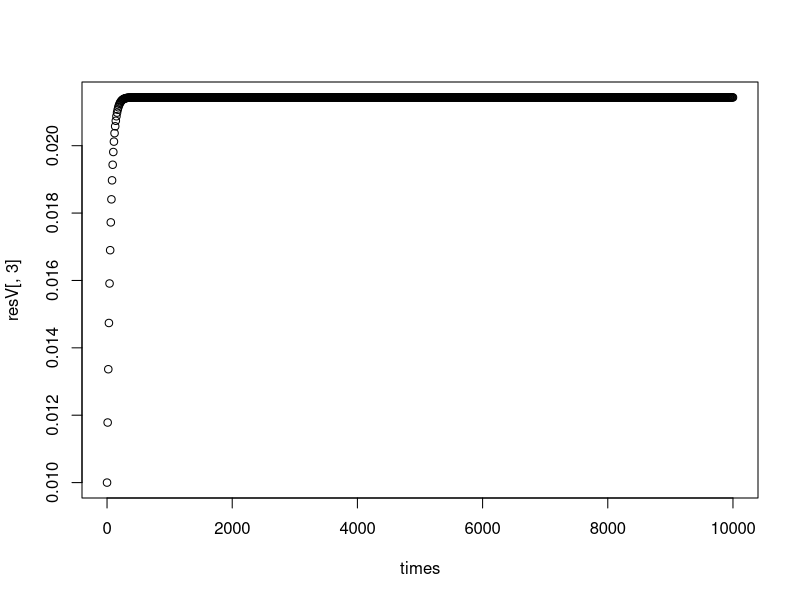

Here is the R script that generated this plot:
## ---- chunk 1
knitr::opts_chunk$set(echo = TRUE)
library(deSolve)
## ---- chunk 2
# initial vars
V0 = 0.01

# set parameters
p_Am =  10 
E_G   = 28
v     = 0.02
p_M   = 18
f     = 0.5
## ---- chunk 3
state <- c(res = f*p_Am/v*V0,
           V   = V0)
## ---- chunk 4
times <- seq(0,10000,length = 1000)
## ---- chunk 5
growth<-function(t, state, pars) {
  # parameters
  p_Am= pars[1]
  E_G = pars[2]
  v   = pars[3]
  p_M = pars[4]
  f   = pars[5]
  
  
  # state variables
  res = state[1]
  V   = state[2]
  
  # rate of change
  dres = f*p_Am*V^(2/3) - res* (E_G*v/V^(1/3) + p_M)/(res/V + E_G);
  dV   = (res*v/V^(1/3) - p_M*V)/(res/V + E_G);
  
  # return the rate of change
  list(c(dres, dV))
}
## ---- chunk 6
pars       <- c(p_Am  = p_Am,
                E_G   = E_G,
                v     = v,
                p_M   = p_M,
                f     = f)
## ---- chunk 7
resV <- ode(y = state, times = times, func = growth, parms = pars, atol = 1e-6, rtol = 1e-6)

## ---- chunk 8
plot(times, resV[,3], )
